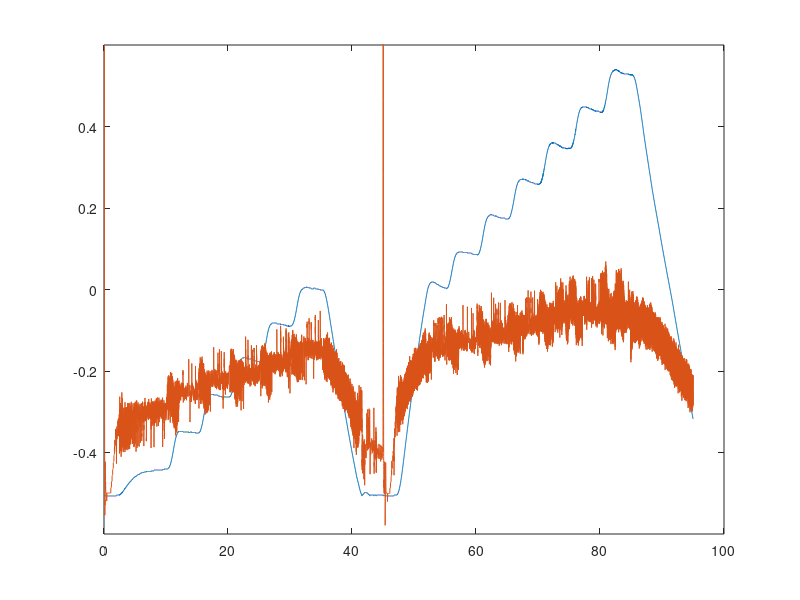
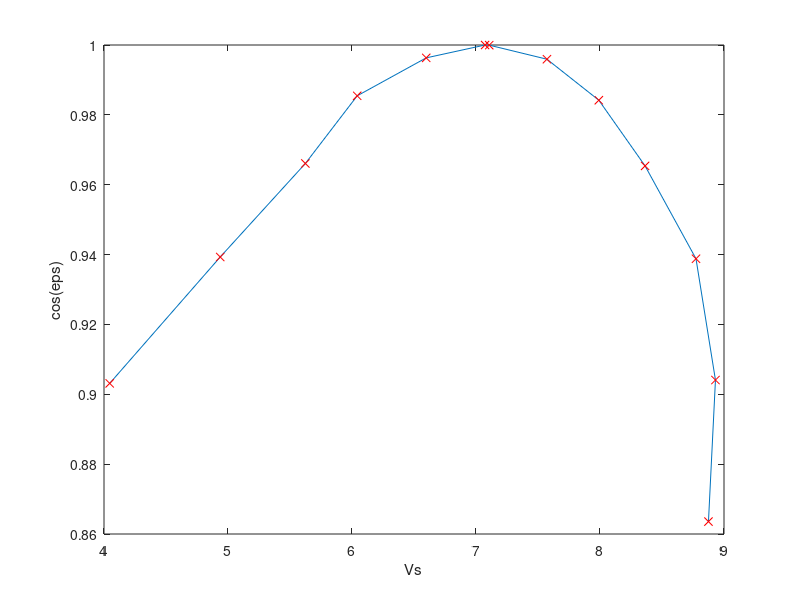
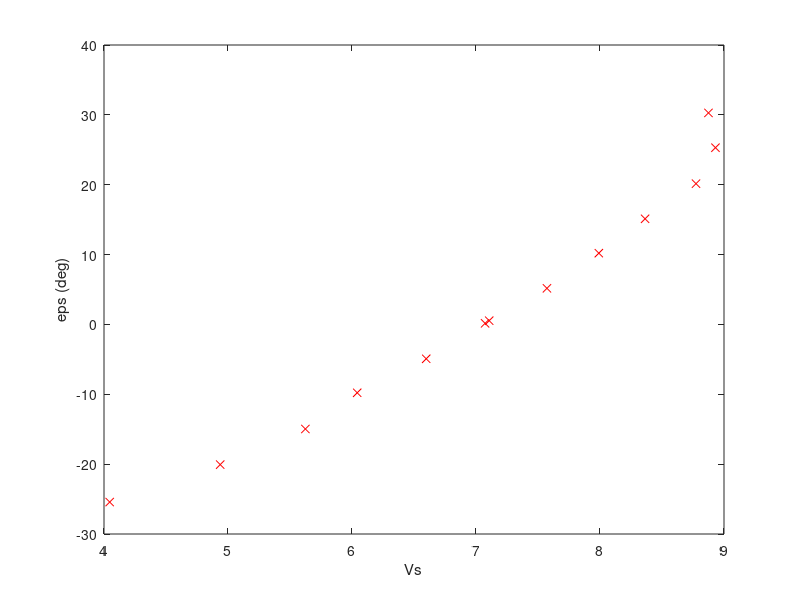
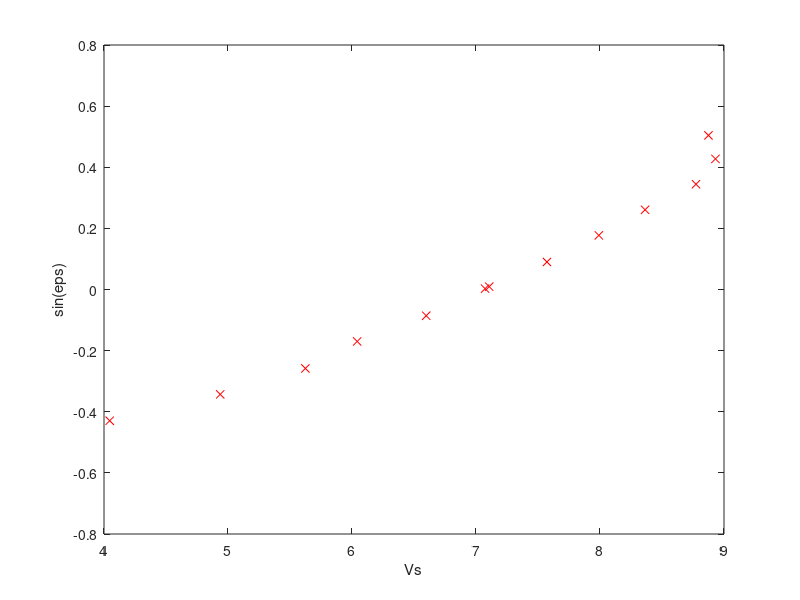

These charts were generated, in order, by the following MATLAB code:
log_neg = load('elevation_steps_negative.mat');
log_neg = log_neg.log;
log_pos = load('elevation_steps_positive.mat');
log_pos = log_pos.log;

t = [log_neg.time; log_pos.time + log_neg.time(end) + 0.002];
vf = [log_neg.signals(1).values; log_pos.signals(1).values];
vb = [log_neg.signals(2).values; log_pos.signals(2).values];
eps = [log_neg.signals(4).values; log_pos.signals(4).values];

close all
figure
plot(t, eps)
hold on
plot(t, vf * 0.1 - 0.5)
ylim([-0.6, 0.6])

sections = [7.45 9.48;
            12.8 14.54;
            17.47 19.8;
            22.5 24.6;
            27.8 29.55;
            32.6 34.68;
            53.42 54.91;
            57.52 59.33;
            62.68 64.41;
            67.82 69.79;
            72.68 74.54;
            77.8 79.72;
            84.15 84.86];

sections_size = size(sections);
n_datapoints = sections_size(1);

avg_eps = zeros(n_datapoints, 1);        
avg_vf = zeros(n_datapoints, 1);
avg_vb = zeros(n_datapoints, 1);

for i=1:n_datapoints
    indices = t > sections(i,1) & t < sections(i,2);
    avg_eps(i) = mean(eps(indices));
    avg_vf(i) = mean(vf(indices));
    avg_vb(i) = mean(vb(indices));
end

avg_vs = avg_vf + avg_vb;

Fs_norm = cos(avg_eps);

figure
plot(avg_vs, Fs_norm)
hold on
plot(avg_vs, Fs_norm, 'rx')
xlabel('Vs')
ylabel('cos(eps)')

figure
plot(avg_vs, rad2deg(avg_eps), 'rx')
xlabel('Vs')
ylabel('eps (deg)')

figure
plot(avg_vs, sin(avg_eps), 'rx')
xlabel('Vs')
ylabel('sin(eps)')